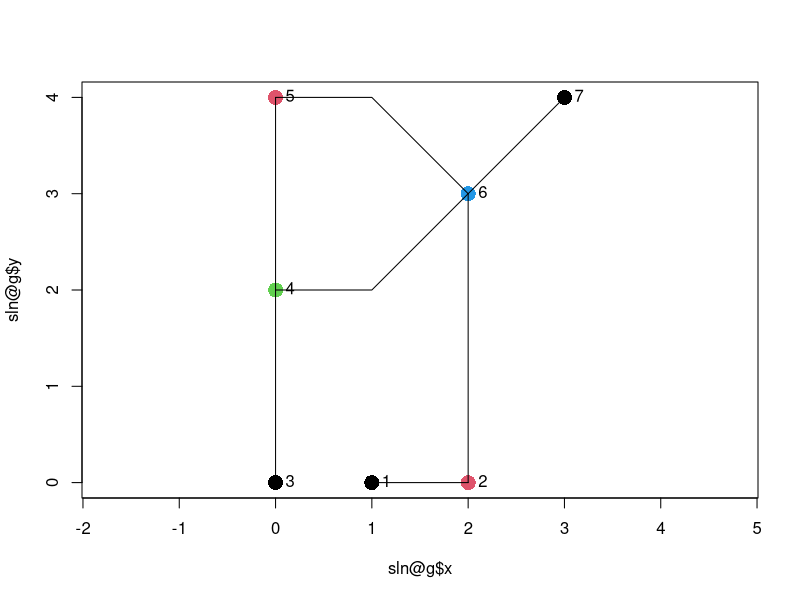
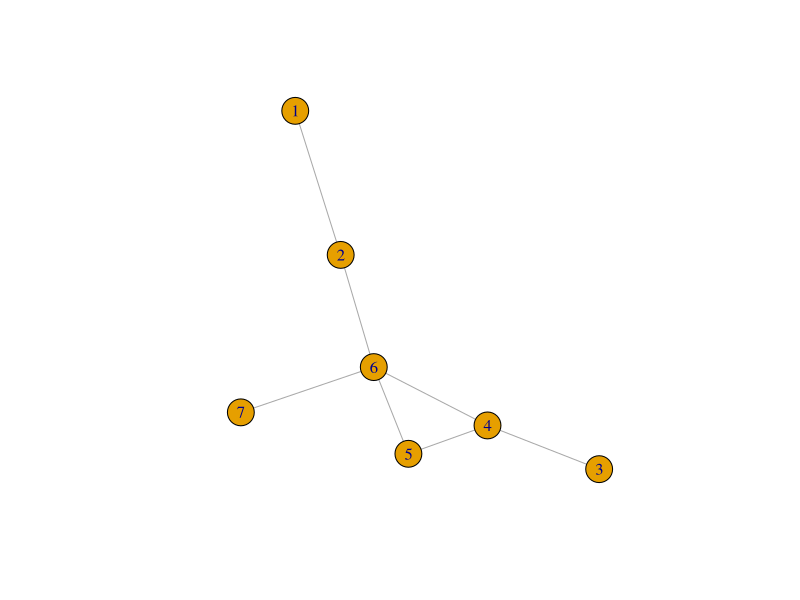
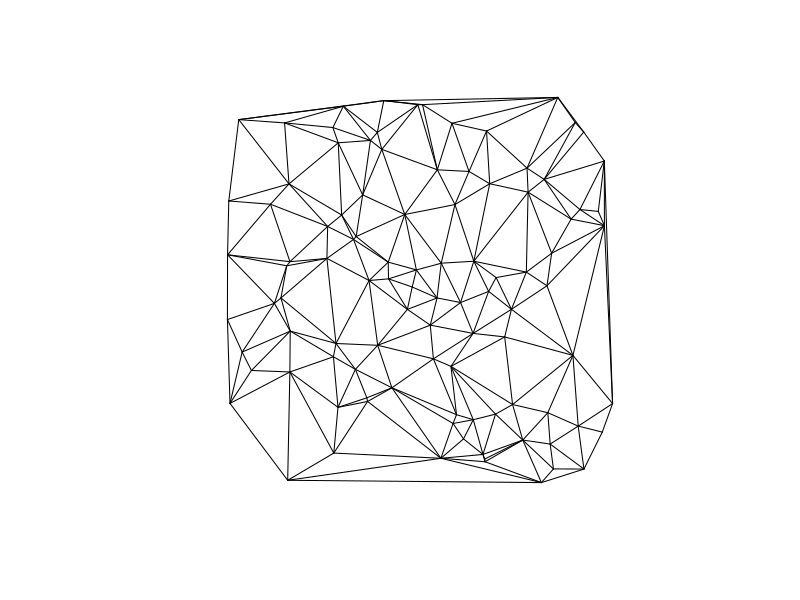
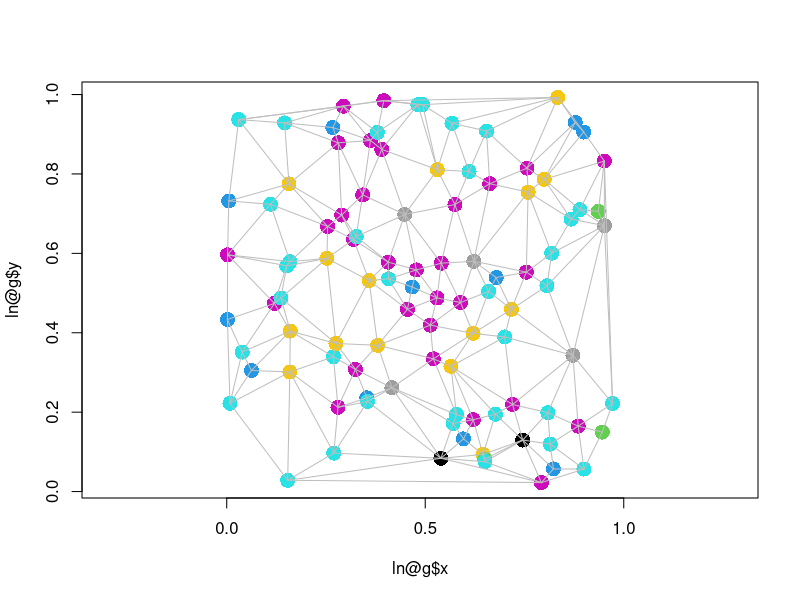
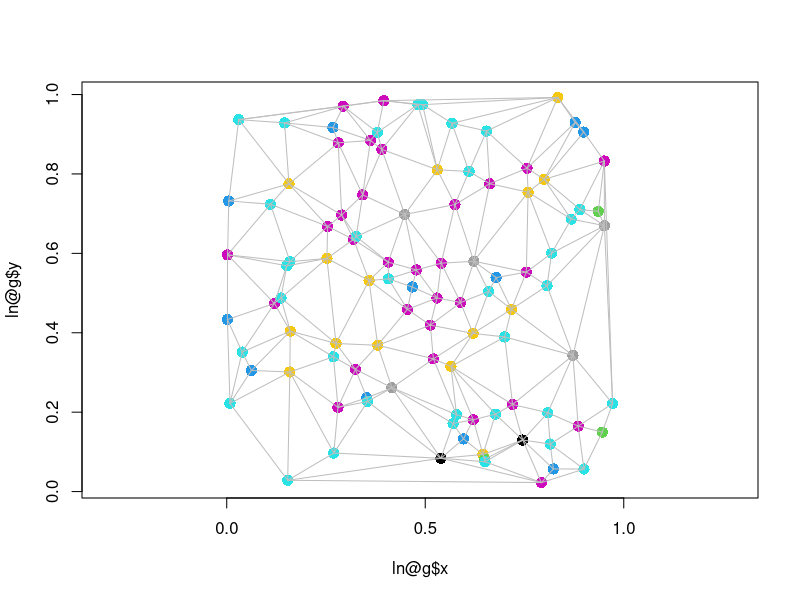

These figures' R source, in order: (Note: this script raises an error after producing the figures.)
## ---- chunk 1
library(sp)
library(igraph)
## ---- chunk 2
setClass("igraph")
## ---- chunk 3
setClass("SpatialLinesNetwork",
    representation(sl = "SpatialLines", g = "igraph", nb = "list"),
    validity = function(object) {
        stopifnot(length(object@sl) == length(E(object@g)))
        stopifnot(length(object@nb) == length(V(object@g)))
    }
)
## ---- chunk 4
SpatialLinesNetwork = function(sl) {
    stopifnot(is(sl, "SpatialLines"))
    if (!is(sl, "SpatialLinesDataFrame"))
        sl = new("SpatialLinesDataFrame", sl,
            data = data.frame(id=1:length(sl)))
    if(!all(sapply(sl@lines, length) == 1))
        stop("SpatialLines is not simple: each Lines element should have only a single Line")
    startEndPoints = function(x) {
        firstLast = function(L) {
            cc = coordinates(L)[[1]]
            rbind(cc[1,], cc[nrow(cc),])
        }
        do.call(rbind, lapply(x@lines, firstLast))
    }
    s = startEndPoints(sl)
    zd = zerodist(SpatialPoints(s))
    pts = 1:nrow(s)

    # the following can't be done vector-wise, there is a progressive effect:
    if (nrow(zd) > 0) {
        for (i in 1:nrow(zd))
            pts[zd[i,2]] = pts[zd[i,1]]
    }
    stopifnot(identical(s, s[pts,]))

    # map to 1:length(unique(pts))
    pts0 = match(pts, unique(pts))
    node = rep(1:length(sl), each = 2)
    nb = lapply(1:length(unique(pts)), function(x) node[which(pts0 == x)])
    g = graph(pts0, directed = FALSE) # edges
    nodes = s[unique(pts),]
    g$x = nodes[,1] # x-coordinate vertex
    g$y = nodes[,2] # y-coordinate vertex
    g$n = as.vector(table(pts0)) # nr of edges
    # line lengths:
    sl$length = sapply(sl@lines, function(x) LineLength(x@Lines[[1]]))
    E(g)$weight = sl$length
    # create list with vertices, starting/stopping for each edge?
    # add for each SpatialLines, the start and stop vertex
    pts2 = matrix(pts0, ncol = 2, byrow = TRUE)
    sl$start = pts2[,1]
    sl$end = pts2[,2]
    new("SpatialLinesNetwork", sl = sl, g = g, nb = nb)
}
## ---- chunk 5
l0 = cbind(c(1,2), c(0,0))
l1 = cbind(c(0,0,0),c(0,1,2))
l2 = cbind(c(0,0,0),c(2,3,4))
l3 = cbind(c(0,1,2),c(2,2,3))
l4 = cbind(c(0,1,2),c(4,4,3))
l5 = cbind(c(2,2), c(0,3))
l6 = cbind(c(2,3), c(3,4))
l = list(
    Lines(list(Line(l0)), "e"),
    Lines(list(Line(l1)), "a"),
    Lines(list(Line(l2)), "b"),
    Lines(list(Line(l3)), "c"),
    Lines(list(Line(l4)), "d"),
    Lines(list(Line(l5)), "f"),
    Lines(list(Line(l6)), "g")
)
sl = SpatialLines(l)
sln = SpatialLinesNetwork(sl)
## ---- chunk 6
plot(sln@g$x, sln@g$y, col = sln@g$n, pch=16,cex=2, asp = 1)
lines(sl)
text(sln@g$x, sln@g$y, E(sln@g),pos=4)
## ---- chunk 7
plot(sln@g)
## ---- chunk 8
require(deldir)
## ---- chunk 9
dd <- function(x, ..., to = "polygons") { 
    stopifnot(is(x, "Spatial"))
    cc = coordinates(x)
    dd = deldir(list(x = cc[,1], y = cc[,2]),...)
    if (to == "polygons") {
        tm = triMat(dd) 
        fn = function(ix) {
            pts = tm[ix,]
            pts = c(pts, pts[1])
            Polygons(list(Polygon(rbind(cc[pts,]))), ix)
        }
        SpatialPolygons(lapply(1:nrow(tm), fn), proj4string = x@proj4string)
    } else if (to == "lines") {
        segs = dd$delsgs
        lst = vector("list", nrow(segs))
        for (i in 1:nrow(segs))
            lst[i] = Lines(list(Line(cc[c(segs[i,5], segs[i,6]),])), i)
        SpatialLines(lst, proj4string = x@proj4string)
    } else stop("argument to should be polygons or lines")
}   
## ---- chunk 10
set.seed(5432)
x = runif(100)
x = x[order(x)]
y = runif(100)
pts = SpatialPoints(cbind(x,y))
## ---- chunk 11
sl = dd(pts, to = "lines")
## ---- chunk 12
plot(sl)
## ---- chunk 13
ln = SpatialLinesNetwork(sl)
## ---- chunk 14
plot(ln@g$x, ln@g$y, col = ln@g$n, pch = 16, cex = 2, asp = 1)
lines(sl, col = 'grey')
## ---- chunk 15
sp = get.shortest.paths(ln@g, 1, 100)[[1]]
## ---- chunk 16
plot(ln@g$x, ln@g$y, col = ln@g$n, pch = 16, cex = 1.5, asp = 1)
lines(sl, col = 'grey')
points(ln@g$x[sp], ln@g$y[sp], col = 'red', cex = 2)
text(ln@g$x[c(1,100)], ln@g$y[c(1,100)], c("start", "end"), pos = 4)
## ---- chunk 17
sp
